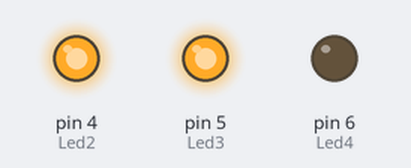
The sketch below on a simulated Arduino Uno, built with avr-gcc and run on an emulated ATmega328P. Shown: output pins drawn as LEDs (lit = HIGH).

Above: at 0.5 s.
At 0.8 s:
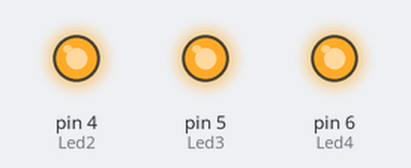
At 1.1 s:
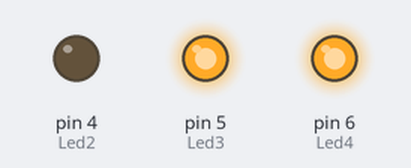
At 1.3 s:
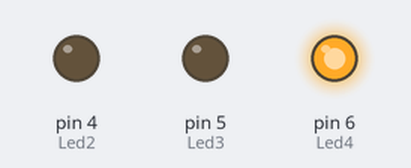
At 1.9 s:
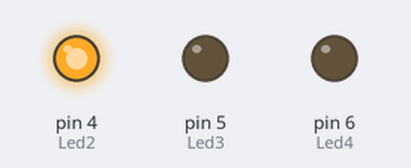
At 3.2 s:
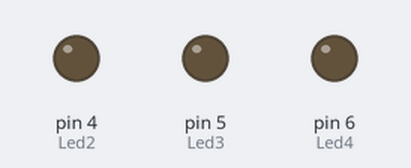
Timing chart, 0 to 3.7 s (numbered marks = the images above):
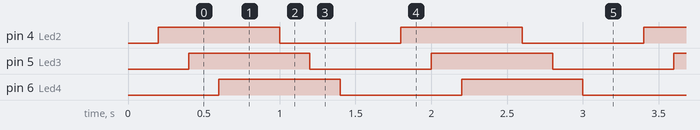

The sketch:

Ornek5_-6LED_karasimsek-forsuz.ino
```cpp
//-----------@Author by UlucFurkanVardar

const int Led1=3;
const int Led2=4;
const int Led3=5;
const int Led4=6;
void setup() {                 //void setup kısmı ilk açılışta ilk yapılacak düzenlemelerin olduğu bir nevi backround işleridir.
pinMode(Led2,OUTPUT);
pinMode(Led3,OUTPUT);
pinMode(Led4,OUTPUT);
}
void loop() {                   //void loop kısmı ise programımız içerisinde yapılması gerekenleri kapsar.
                                //ve sürekli olarak bu komut satırları kontrol edilir ve uygulanır.
digitalWrite(Led1,HIGH);
delay(200);
digitalWrite(Led2,HIGH);
delay(200);
digitalWrite(Led3,HIGH);
delay(200);
digitalWrite(Led4,HIGH);
delay(200);

                        // 200 milisaniyeyede bir ledler sırayla yanacak.
digitalWrite(Led1,LOW);
delay(200);
digitalWrite(Led2,LOW);
delay(200);
digitalWrite(Led3,LOW);
delay(200);
digitalWrite(Led4,LOW);
delay(200);
                        // 200 milisaniyeyede bir ledler sırayla sönecek.
}


//bu kod sayesinde 4 adet led sırayla yanıp sönecek ve karaşimşek devresi oluşacak.
```

Measured:
- by itself, pin 4 (Led2), pin 5 (Led3), pin 6 (Led4): alternates HIGH for 0.80 s and LOW for 0.80 s
- by itself, everything shown: repeats every 1.6 s, in 6 steps
